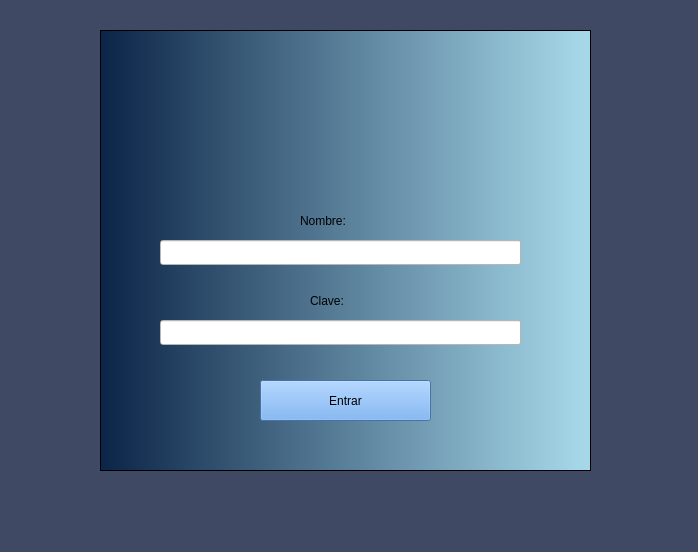
<?xml version="1.0" encoding="UTF-8"?>
<ui version="4.0">
 <class>MainWindow</class>
 <widget class="QMainWindow" name="MainWindow">
  <property name="geometry">
   <rect>
    <x>0</x>
    <y>0</y>
    <width>698</width>
    <height>552</height>
   </rect>
  </property>
  <property name="windowTitle">
   <string>MainWindow</string>
  </property>
  <property name="styleSheet">
   <string notr="true">background-color: rgb(63, 73, 100);</string>
  </property>
  <widget class="QWidget" name="centralwidget">
   <widget class="QFrame" name="frame">
    <property name="geometry">
     <rect>
      <x>100</x>
      <y>30</y>
      <width>491</width>
      <height>441</height>
     </rect>
    </property>
    <property name="styleSheet">
     <string notr="true">background-color: qlineargradient(spread:pad, x1:0, y1:0, x2:1, y2:0, stop:0 rgba(11, 36, 71, 255), stop:0.975124 rgba(165, 215, 232, 255));</string>
    </property>
    <property name="frameShape">
     <enum>QFrame::StyledPanel</enum>
    </property>
    <property name="frameShadow">
     <enum>QFrame::Raised</enum>
    </property>
    <widget class="QLabel" name="label">
     <property name="geometry">
      <rect>
       <x>170</x>
       <y>20</y>
       <width>161</width>
       <height>141</height>
      </rect>
     </property>
     <property name="styleSheet">
      <string notr="true">border-image: url(:/cct/usuario.png);
background-color: qlineargradient(spread:pad, x1:0, y1:0, x2:1, y2:0, stop:0 rgba(212, 212, 212, 0), stop:0.942284 rgba(255, 255, 255, 0));
</string>
     </property>
     <property name="text">
      <string/>
     </property>
    </widget>
    <widget class="QLabel" name="label_2">
     <property name="geometry">
      <rect>
       <x>200</x>
       <y>180</y>
       <width>111</width>
       <height>21</height>
      </rect>
     </property>
     <property name="styleSheet">
      <string notr="true">background-color: rgba(212, 212, 212, 0);
font: 57 20pt &quot;Ubuntu&quot;;</string>
     </property>
     <property name="text">
      <string>Nombre:</string>
     </property>
    </widget>
    <widget class="QPushButton" name="pushButton">
     <property name="geometry">
      <rect>
       <x>160</x>
       <y>350</y>
       <width>171</width>
       <height>41</height>
      </rect>
     </property>
     <property name="styleSheet">
      <string notr="true">background-color: rgb(98, 160, 234);</string>
     </property>
     <property name="text">
      <string>Entrar</string>
     </property>
    </widget>
    <widget class="QLineEdit" name="lineEdit">
     <property name="geometry">
      <rect>
       <x>60</x>
       <y>210</y>
       <width>361</width>
       <height>25</height>
      </rect>
     </property>
     <property name="styleSheet">
      <string notr="true">background-color: rgb(255, 255, 255);</string>
     </property>
     <property name="text">
      <string/>
     </property>
    </widget>
    <widget class="QLabel" name="label_3">
     <property name="geometry">
      <rect>
       <x>210</x>
       <y>260</y>
       <width>81</width>
       <height>21</height>
      </rect>
     </property>
     <property name="styleSheet">
      <string notr="true">background-color: rgba(212, 212, 212, 0);
font: 57 20pt &quot;Ubuntu&quot;;</string>
     </property>
     <property name="text">
      <string>Clave:</string>
     </property>
    </widget>
    <widget class="QLineEdit" name="lineEdit_2">
     <property name="geometry">
      <rect>
       <x>60</x>
       <y>290</y>
       <width>361</width>
       <height>25</height>
      </rect>
     </property>
     <property name="styleSheet">
      <string notr="true">background-color: rgb(255, 255, 255);</string>
     </property>
     <property name="text">
      <string/>
     </property>
    </widget>
   </widget>
  </widget>
  <widget class="QMenuBar" name="menubar">
   <property name="geometry">
    <rect>
     <x>0</x>
     <y>0</y>
     <width>698</width>
     <height>22</height>
    </rect>
   </property>
  </widget>
  <widget class="QStatusBar" name="statusbar"/>
 </widget>
 <resources>
  <include location="../Imagenes/Imagenes.qrc"/>
 </resources>
 <connections/>
</ui>
